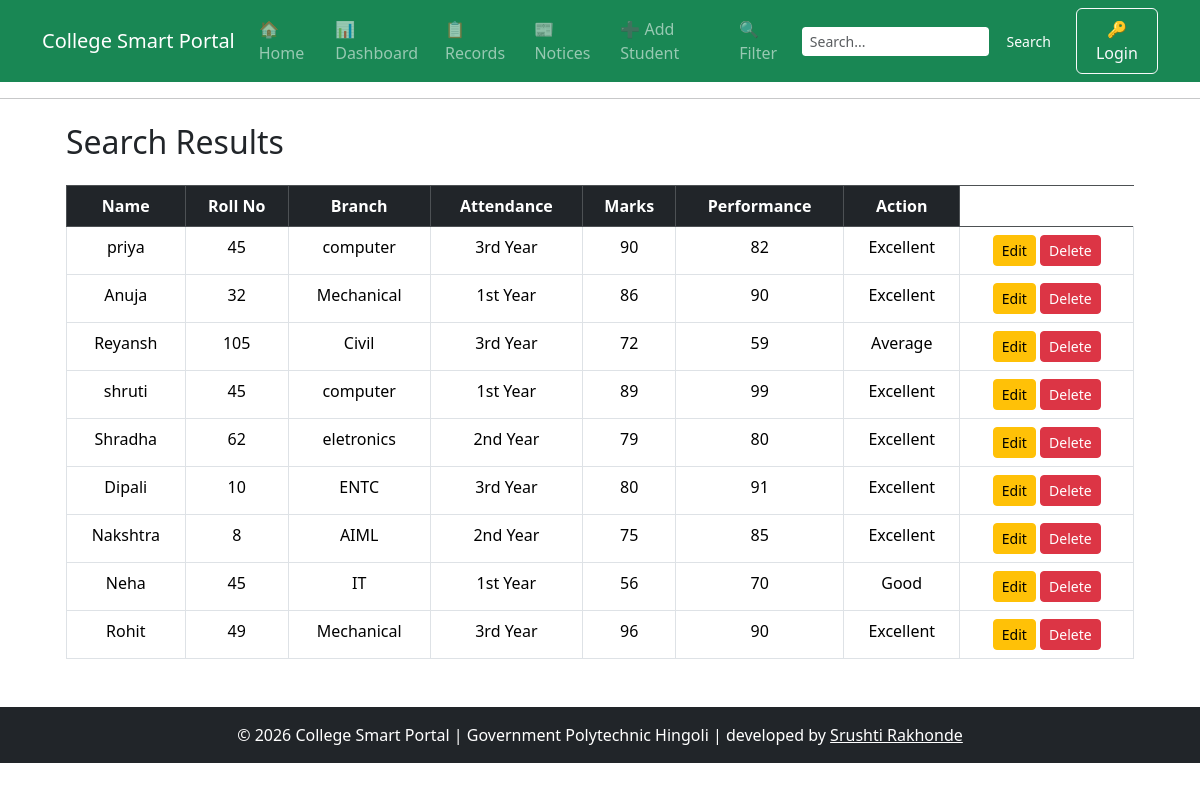
Screenshot of /search with the database file from the repository.
### tables this page shows
CREATE TABLE students (
                    id INTEGER PRIMARY KEY AUTOINCREMENT,
                    name TEXT NOT NULL,
                    roll_no INTEGER NOT NULL,
                    marks INTEGER NOT NULL,
                    branch TEXT NOT NULL,
                    attendance INTEGER DEFAULT 0
                 , photo TEXT DEFAULT 'default.png', year TEXT DEFAULT '1st Year');

### project_flask.py (the view)
@app.route("/search")
def search():
    q = request.args.get("q", "")
    conn = get_db()
    students = conn.execute("""
        SELECT id, name, roll_no, branch, attendance, marks, year
        FROM students
        WHERE name LIKE ?
        OR CAST(roll_no AS TEXT) LIKE ?
        OR branch LIKE ?
        OR year LIKE ?
    """, (f"%{q}%", f"%{q}%", f"%{q}%", f"%{q}%")).fetchall()
    return render_template("search.html", students=students)

### database.py (called while the page is built)
def get_db():
    conn = sqlite3.connect(DB_PATH)
    conn.row_factory = sqlite3.Row
    return conn

### templates/search.html
{% extends "base.html" %}
{% block content %}
<div class="container mt-4">
    <h2 class="mb-4">Search Results</h2>
    {% if students %}
    <table class="table table-bordered table-hover text-center">
        <thead class="table-dark">
            <tr>
                <th>Name</th>
                <th>Roll No</th>
                <th>Branch</th>
                <th>Attendance</th>
                <th>Marks</th>
                <th>Performance</th>
                <th>Action</th>
            </tr>
        </thead>
        <tbody>
            {% for student in students %}
            <tr>
                <td>{{ student[1] }}</td>
                <td>{{ student[2] }}</td>
                <td>{{ student[3] }}</td>
                <td>{{ student[6] }}</td>
                <td>{{ student[4] }}</td>
                <td>{{ student[5] }}</td>
                <td>
                    {% if student[5]|int >= 75 %}
                        Excellent
                    {% elif student[5]|int >= 60 %}
                        Good
                    {% else %}
                        Average
                    {% endif %}
                </td>
                <td>
                    <a href="{{ url_for('edit_student', id=student[0]) }}"
                       class="btn btn-warning btn-sm">
                        Edit
                    </a>
                    <a href="{{ url_for('delete_student', id=student[0]) }}"
                       class="btn btn-danger btn-sm">
                        Delete
                    </a>
                </td>
            </tr>
            {% endfor %}
        </tbody>
    </table>
    {% else %}
    <div class="alert alert-warning">
        No records found.
    </div>
    {% endif %}
</div>
{% endblock %}

### rows the page displays
students: name "priya", roll_no "45", branch "computer", year "3rd Year", attendance "90", marks "82", shows "Excellent"
students: name "Anuja", roll_no "32", branch "Mechanical", year "1st Year", attendance "86", marks "90", shows "Excellent"
students: name "Reyansh", roll_no "105", branch "Civil", year "3rd Year", attendance "72", marks "59", shows "Average"
students: name "shruti", roll_no "45", branch "computer", year "1st Year", attendance "89", marks "99", shows "Excellent"
students: name "Shradha", roll_no "62", branch "eletronics", year "2nd Year", attendance "79", marks "80", shows "Excellent"
students: name "Dipali", roll_no "10", branch "ENTC", year "3rd Year", attendance "80", marks "91", shows "Excellent"
students: name "Nakshtra", roll_no "8", branch "AIML", year "2nd Year", attendance "75", marks "85", shows "Excellent"
students: name "Neha", roll_no "45", branch "IT", year "1st Year", attendance "56", marks "70", shows "Good"
students: name "Rohit", roll_no "49", branch "Mechanical", year "3rd Year", attendance "96", marks "90", shows "Excellent"
